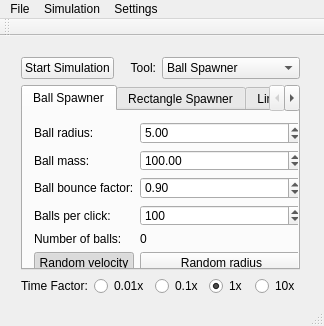
<?xml version="1.0" encoding="UTF-8"?>
<ui version="4.0">
 <class>MainWindowClass</class>
 <widget class="QMainWindow" name="MainWindowClass">
  <property name="geometry">
   <rect>
    <x>0</x>
    <y>0</y>
    <width>324</width>
    <height>326</height>
   </rect>
  </property>
  <property name="windowTitle">
   <string>Balls On SFML</string>
  </property>
  <widget class="QWidget" name="centralWidget">
   <widget class="QWidget" name="verticalLayoutWidget">
    <property name="geometry">
     <rect>
      <x>10</x>
      <y>10</y>
      <width>301</width>
      <height>261</height>
     </rect>
    </property>
    <layout class="QVBoxLayout" name="verticalLayout">
     <item>
      <layout class="QHBoxLayout" name="horizontalLayout_2">
       <item>
        <widget class="QPushButton" name="simulationPushButton">
         <property name="text">
          <string>Start Simulation</string>
         </property>
         <property name="checkable">
          <bool>true</bool>
         </property>
        </widget>
       </item>
       <item>
        <widget class="QLabel" name="toolLabel">
         <property name="layoutDirection">
          <enum>Qt::LeftToRight</enum>
         </property>
         <property name="text">
          <string>Tool:</string>
         </property>
         <property name="alignment">
          <set>Qt::AlignRight|Qt::AlignTrailing|Qt::AlignVCenter</set>
         </property>
        </widget>
       </item>
       <item>
        <widget class="QComboBox" name="toolComboBox">
         <item>
          <property name="text">
           <string>Ball Spawner</string>
          </property>
         </item>
         <item>
          <property name="text">
           <string>Rectangle Spawner</string>
          </property>
         </item>
         <item>
          <property name="text">
           <string>Line Spawner</string>
          </property>
         </item>
        </widget>
       </item>
      </layout>
     </item>
     <item>
      <widget class="QTabWidget" name="toolsSettingsTabWidget">
       <property name="tabShape">
        <enum>QTabWidget::Rounded</enum>
       </property>
       <property name="currentIndex">
        <number>0</number>
       </property>
       <widget class="QWidget" name="ballsTool">
        <attribute name="title">
         <string>Ball Spawner</string>
        </attribute>
        <widget class="QWidget" name="gridLayoutWidget">
         <property name="geometry">
          <rect>
           <x>0</x>
           <y>0</y>
           <width>291</width>
           <height>173</height>
          </rect>
         </property>
         <layout class="QGridLayout" name="gridLayout">
          <item row="4" column="0">
           <widget class="QLabel" name="label">
            <property name="text">
             <string>Number of balls:</string>
            </property>
           </widget>
          </item>
          <item row="0" column="0">
           <widget class="QLabel" name="ballRadiusLabel">
            <property name="text">
             <string>Ball radius:</string>
            </property>
           </widget>
          </item>
          <item row="5" column="0">
           <widget class="QPushButton" name="ballRandomVelocityButton">
            <property name="text">
             <string>Random velocity</string>
            </property>
            <property name="checkable">
             <bool>true</bool>
            </property>
            <property name="checked">
             <bool>true</bool>
            </property>
           </widget>
          </item>
          <item row="4" column="1">
           <widget class="QLabel" name="ballsLabel">
            <property name="text">
             <string>0</string>
            </property>
           </widget>
          </item>
          <item row="3" column="1">
           <widget class="QSpinBox" name="ballPerClickSpinBox">
            <property name="minimum">
             <number>1</number>
            </property>
            <property name="maximum">
             <number>10000</number>
            </property>
            <property name="value">
             <number>100</number>
            </property>
           </widget>
          </item>
          <item row="5" column="1">
           <widget class="QPushButton" name="ballRandomRadiusButton">
            <property name="text">
             <string>Random radius</string>
            </property>
            <property name="checkable">
             <bool>true</bool>
            </property>
           </widget>
          </item>
          <item row="3" column="0">
           <widget class="QLabel" name="ballPerClickLabel">
            <property name="sizePolicy">
             <sizepolicy hsizetype="Maximum" vsizetype="Preferred">
              <horstretch>0</horstretch>
              <verstretch>0</verstretch>
             </sizepolicy>
            </property>
            <property name="text">
             <string>Balls per click:</string>
            </property>
           </widget>
          </item>
          <item row="1" column="0">
           <widget class="QLabel" name="ballMassLabel">
            <property name="text">
             <string>Ball mass:</string>
            </property>
           </widget>
          </item>
          <item row="2" column="0">
           <widget class="QLabel" name="ballBounceFactorLabel">
            <property name="text">
             <string>Ball bounce factor:</string>
            </property>
           </widget>
          </item>
          <item row="0" column="1">
           <widget class="QDoubleSpinBox" name="ballRadiusDoubleSpinBox">
            <property name="maximum">
             <double>100000000000000000.000000000000000</double>
            </property>
            <property name="value">
             <double>5.000000000000000</double>
            </property>
           </widget>
          </item>
          <item row="2" column="1">
           <widget class="QDoubleSpinBox" name="ballBounceFactorDoubleSpinBox">
            <property name="maximum">
             <double>1.000000000000000</double>
            </property>
            <property name="singleStep">
             <double>0.010000000000000</double>
            </property>
            <property name="value">
             <double>0.900000000000000</double>
            </property>
           </widget>
          </item>
          <item row="1" column="1">
           <widget class="QDoubleSpinBox" name="ballMassDoubleSpinBox">
            <property name="minimum">
             <double>0.000000000000000</double>
            </property>
            <property name="maximum">
             <double>100000000000000000.000000000000000</double>
            </property>
            <property name="value">
             <double>100.000000000000000</double>
            </property>
           </widget>
          </item>
         </layout>
        </widget>
       </widget>
       <widget class="QWidget" name="tab_2">
        <attribute name="title">
         <string>Rectangle Spawner</string>
        </attribute>
       </widget>
       <widget class="QWidget" name="tab_3">
        <attribute name="title">
         <string>Line Spawner</string>
        </attribute>
       </widget>
      </widget>
     </item>
     <item>
      <layout class="QHBoxLayout" name="horizontalLayout">
       <item>
        <widget class="QLabel" name="timeFactorLabel">
         <property name="text">
          <string>Time Factor:</string>
         </property>
        </widget>
       </item>
       <item>
        <widget class="QRadioButton" name="verySlowRadioButton">
         <property name="text">
          <string>0.01x</string>
         </property>
        </widget>
       </item>
       <item>
        <widget class="QRadioButton" name="slowRadioButton">
         <property name="text">
          <string>0.1x</string>
         </property>
        </widget>
       </item>
       <item>
        <widget class="QRadioButton" name="normalRadioButton">
         <property name="text">
          <string>1x</string>
         </property>
         <property name="checkable">
          <bool>true</bool>
         </property>
         <property name="checked">
          <bool>true</bool>
         </property>
        </widget>
       </item>
       <item>
        <widget class="QRadioButton" name="fastRadioButton">
         <property name="text">
          <string>10x</string>
         </property>
        </widget>
       </item>
      </layout>
     </item>
    </layout>
   </widget>
  </widget>
  <widget class="QMenuBar" name="menuBar">
   <property name="geometry">
    <rect>
     <x>0</x>
     <y>0</y>
     <width>324</width>
     <height>21</height>
    </rect>
   </property>
   <widget class="QMenu" name="menuFile">
    <property name="title">
     <string>File</string>
    </property>
   </widget>
   <widget class="QMenu" name="menuSimulation">
    <property name="title">
     <string>Simulation</string>
    </property>
    <addaction name="actionStart_simulation"/>
    <addaction name="separator"/>
    <addaction name="actionCollisions"/>
    <addaction name="actionGravity_Force"/>
   </widget>
   <widget class="QMenu" name="menuSettings">
    <property name="title">
     <string>Settings</string>
    </property>
    <addaction name="actionShow_FPS"/>
    <addaction name="actionFull_Screen"/>
    <addaction name="actionResolution"/>
   </widget>
   <addaction name="menuFile"/>
   <addaction name="menuSimulation"/>
   <addaction name="menuSettings"/>
  </widget>
  <widget class="QToolBar" name="mainToolBar">
   <attribute name="toolBarArea">
    <enum>TopToolBarArea</enum>
   </attribute>
   <attribute name="toolBarBreak">
    <bool>false</bool>
   </attribute>
  </widget>
  <widget class="QStatusBar" name="statusBar"/>
  <action name="actionStart_simulation">
   <property name="checkable">
    <bool>true</bool>
   </property>
   <property name="text">
    <string>Start simulation</string>
   </property>
  </action>
  <action name="actionCollisions">
   <property name="checkable">
    <bool>true</bool>
   </property>
   <property name="checked">
    <bool>true</bool>
   </property>
   <property name="text">
    <string>Collisions</string>
   </property>
   <property name="menuRole">
    <enum>QAction::TextHeuristicRole</enum>
   </property>
  </action>
  <action name="actionGravity_Force">
   <property name="checkable">
    <bool>true</bool>
   </property>
   <property name="text">
    <string>Gravity Force</string>
   </property>
  </action>
  <action name="actionShow_FPS">
   <property name="checkable">
    <bool>true</bool>
   </property>
   <property name="checked">
    <bool>true</bool>
   </property>
   <property name="text">
    <string>Show FPS</string>
   </property>
  </action>
  <action name="actionResolution">
   <property name="text">
    <string>Resolution</string>
   </property>
   <property name="menuRole">
    <enum>QAction::TextHeuristicRole</enum>
   </property>
  </action>
  <action name="actionFull_Screen">
   <property name="checkable">
    <bool>true</bool>
   </property>
   <property name="text">
    <string>Full Screen</string>
   </property>
  </action>
 </widget>
 <layoutdefault spacing="6" margin="11"/>
 <resources>
  <include location="mainwindow.qrc"/>
 </resources>
 <connections>
  <connection>
   <sender>toolComboBox</sender>
   <signal>currentIndexChanged(int)</signal>
   <receiver>toolsSettingsTabWidget</receiver>
   <slot>setCurrentIndex(int)</slot>
   <hints>
    <hint type="sourcelabel">
     <x>261</x>
     <y>55</y>
    </hint>
    <hint type="destinationlabel">
     <x>160</x>
     <y>176</y>
    </hint>
   </hints>
  </connection>
  <connection>
   <sender>toolsSettingsTabWidget</sender>
   <signal>currentChanged(int)</signal>
   <receiver>toolComboBox</receiver>
   <slot>setCurrentIndex(int)</slot>
   <hints>
    <hint type="sourcelabel">
     <x>160</x>
     <y>176</y>
    </hint>
    <hint type="destinationlabel">
     <x>261</x>
     <y>55</y>
    </hint>
   </hints>
  </connection>
 </connections>
</ui>
